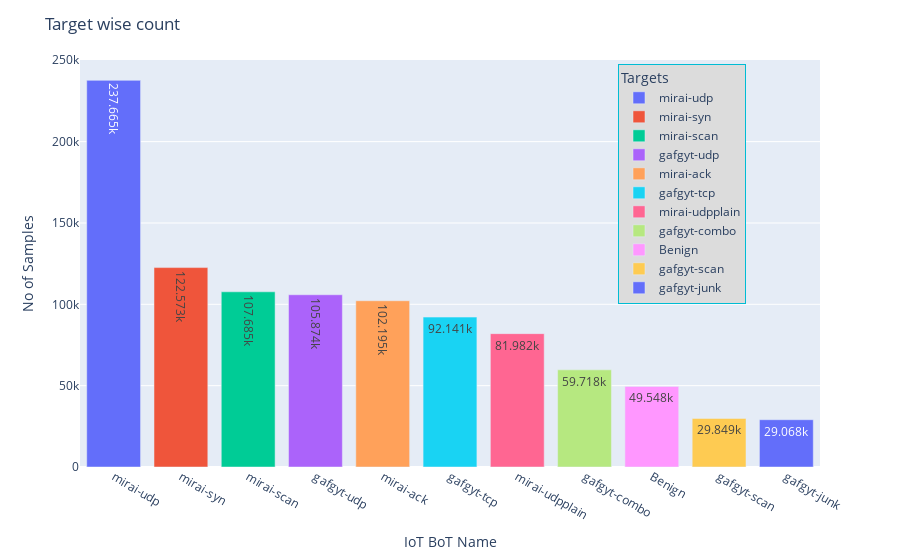

Notebook code for this chart:
### Code cell
legend_position_dict = dict(bgcolor="#dcdcdc", borderwidth=1, bordercolor="#00BCD4", orientation='v',
                            yanchor="top", y=0.99, xanchor="right", x=0.9, title="Targets")
display_bar_chart(target_counts, target_counts.index, target_counts.values, 
                  "Target wise count", "IoT BoT Name", "No of Samples", 
                  legend_position_dict=legend_position_dict)

### Figure 1 — Plotly figure (JSON) as saved in the notebook; plotly's stock layout.template omitted (floating-point values rounded to 4 significant figures)
{"data": [{"alignmentgroup": "True", "hovertemplate": "target=%{x}<br>y=%{y}<extra></extra>", "legendgroup": "mirai-udp", "marker": {"color": "#636efa", "pattern": {"shape": ""}}, "name": "mirai-udp", "offsetgroup": "mirai-udp", "orientation": "v", "showlegend": true, "textposition": "auto", "texttemplate": "%{y}", "type": "bar", "x": ["mirai-udp"], "xaxis": "x", "y": [237665], "yaxis": "y"}, {"alignmentgroup": "True", "hovertemplate": "target=%{x}<br>y=%{y}<extra></extra>", "legendgroup": "mirai-syn", "marker": {"color": "#EF553B", "pattern": {"shape": ""}}, "name": "mirai-syn", "offsetgroup": "mirai-syn", "orientation": "v", "showlegend": true, "textposition": "auto", "texttemplate": "%{y}", "type": "bar", "x": ["mirai-syn"], "xaxis": "x", "y": [122573], "yaxis": "y"}, {"alignmentgroup": "True", "hovertemplate": "target=%{x}<br>y=%{y}<extra></extra>", "legendgroup": "mirai-scan", "marker": {"color": "#00cc96", "pattern": {"shape": ""}}, "name": "mirai-scan", "offsetgroup": "mirai-scan", "orientation": "v", "showlegend": true, "textposition": "auto", "texttemplate": "%{y}", "type": "bar", "x": ["mirai-scan"], "xaxis": "x", "y": [107685], "yaxis": "y"}, {"alignmentgroup": "True", "hovertemplate": "target=%{x}<br>y=%{y}<extra></extra>", "legendgroup": "gafgyt-udp", "marker": {"color": "#ab63fa", "pattern": {"shape": ""}}, "name": "gafgyt-udp", "offsetgroup": "gafgyt-udp", "orientation": "v", "showlegend": true, "textposition": "auto", "texttemplate": "%{y}", "type": "bar", "x": ["gafgyt-udp"], "xaxis": "x", "y": [105874], "yaxis": "y"}, {"alignmentgroup": "True", "hovertemplate": "target=%{x}<br>y=%{y}<extra></extra>", "legendgroup": "mirai-ack", "marker": {"color": "#FFA15A", "pattern": {"shape": ""}}, "name": "mirai-ack", "offsetgroup": "mirai-ack", "orientation": "v", "showlegend": true, "textposition": "auto", "texttemplate": "%{y}", "type": "bar", "x": ["mirai-ack"], "xaxis": "x", "y": [102195], "yaxis": "y"}, {"alignmentgroup": "True", "hovertemplate": "target=%{x}<br>y=%{y}<extra></extra>", "legendgroup": "gafgyt-tcp", "marker": {"color": "#19d3f3", "pattern": {"shape": ""}}, "name": "gafgyt-tcp", "offsetgroup": "gafgyt-tcp", "orientation": "v", "showlegend": true, "textposition": "auto", "texttemplate": "%{y}", "type": "bar", "x": ["gafgyt-tcp"], "xaxis": "x", "y": [92141], "yaxis": "y"}, {"alignmentgroup": "True", "hovertemplate": "target=%{x}<br>y=%{y}<extra></extra>", "legendgroup": "mirai-udpplain", "marker": {"color": "#FF6692", "pattern": {"shape": ""}}, "name": "mirai-udpplain", "offsetgroup": "mirai-udpplain", "orientation": "v", "showlegend": true, "textposition": "auto", "texttemplate": "%{y}", "type": "bar", "x": ["mirai-udpplain"], "xaxis": "x", "y": [81982], "yaxis": "y"}, {"alignmentgroup": "True", "hovertemplate": "target=%{x}<br>y=%{y}<extra></extra>", "legendgroup": "gafgyt-combo", "marker": {"color": "#B6E880", "pattern": {"shape": ""}}, "name": "gafgyt-combo", "offsetgroup": "gafgyt-combo", "orientation": "v", "showlegend": true, "textposition": "auto", "texttemplate": "%{y}", "type": "bar", "x": ["gafgyt-combo"], "xaxis": "x", "y": [59718], "yaxis": "y"}, {"alignmentgroup": "True", "hovertemplate": "target=%{x}<br>y=%{y}<extra></extra>", "legendgroup": "Benign", "marker": {"color": "#FF97FF", "pattern": {"shape": ""}}, "name": "Benign", "offsetgroup": "Benign", "orientation": "v", "showlegend": true, "textposition": "auto", "texttemplate": "%{y}", "type": "bar", "x": ["Benign"], "xaxis": "x", "y": [49548], "yaxis": "y"}, {"alignmentgroup": "True", "hovertemplate": "target=%{x}<br>y=%{y}<extra></extra>", "legendgroup": "gafgyt-scan", "marker": {"color": "#FECB52", "pattern": {"shape": ""}}, "name": "gafgyt-scan", "offsetgroup": "gafgyt-scan", "orientation": "v", "showlegend": true, "textposition": "auto", "texttemplate": "%{y}", "type": "bar", "x": ["gafgyt-scan"], "xaxis": "x", "y": [29849], "yaxis": "y"}, {"alignmentgroup": "True", "hovertemplate": "target=%{x}<br>y=%{y}<extra></extra>", "legendgroup": "gafgyt-junk", "marker": {"color": "#636efa", "pattern": {"shape": ""}}, "name": "gafgyt-junk", "offsetgroup": "gafgyt-junk", "orientation": "v", "showlegend": true, "textposition": "auto", "texttemplate": "%{y}", "type": "bar", "x": ["gafgyt-junk"], "xaxis": "x", "y": [29068], "yaxis": "y"}], "layout": {"barmode": "relative", "legend": {"bgcolor": "#dcdcdc", "bordercolor": "#00BCD4", "borderwidth": 1, "orientation": "v", "title": {"text": "Targets"}, "tracegroupgap": 0, "x": 0.9, "xanchor": "right", "y": 0.99, "yanchor": "top"}, "margin": {"t": 60}, "title": {"text": "Target wise count"}, "xaxis": {"anchor": "y", "categoryarray": ["mirai-udp", "mirai-syn", "mirai-scan", "gafgyt-udp", "mirai-ack", "gafgyt-tcp", "mirai-udpplain", "gafgyt-combo", "Benign", "gafgyt-scan", "gafgyt-junk"], "categoryorder": "array", "domain": [0, 1], "title": {"text": "IoT BoT Name"}}, "yaxis": {"anchor": "x", "domain": [0, 1], "title": {"text": "No of Samples"}}}}
